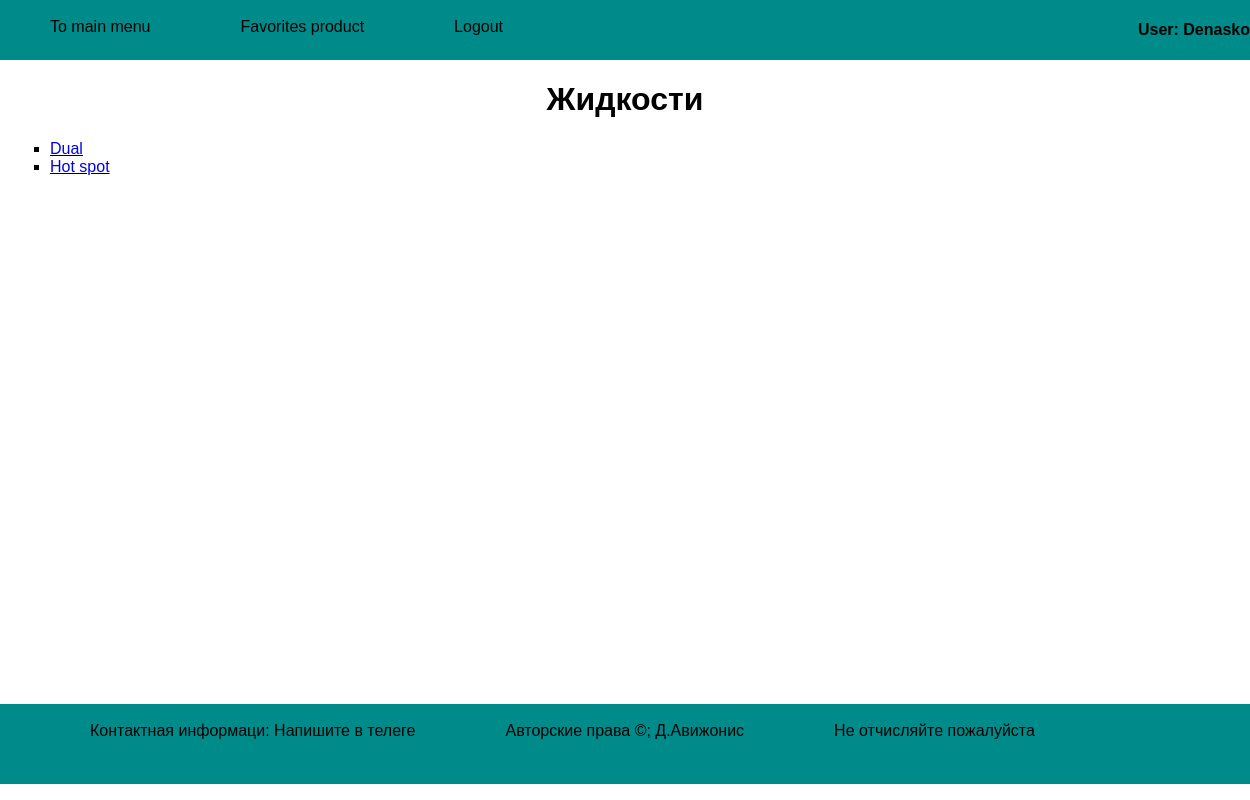
The app's page /category/Жидкости (signed in) with its own data.
### tables this page shows
CREATE TABLE category
(id INTEGER PRIMARY KEY AUTOINCREMENT,
name VARCHAR(50));

CREATE TABLE product
                        (id INTEGER PRIMARY KEY AUTOINCREMENT,
                        name VARCHAR(50),
                        description VARCHAR(200),
                        category_id INTEGER,
                        like_count INTEGER,
						FOREIGN KEY (category_id) REFERENCES category (id) ON DELETE CASCADE
						);

### my_store.py (the view)
@app.route('/category/<category_name>')
def show_category(category_name: str):
    category = category_name
    products = load_product_category(category)
    category_name = products.pop()
    return render_template('category.html', products=products, auth=session['is_auth'],
                           title=category_name, menu=['Authorization', 'Login'])

### my_store.py (called while the page is built)
def load_product_category(category_name: str) -> list:
    with sqlite3.connect(PATH) as conn:
        cur = conn.execute("""SELECT product.id,product.name,product.description,product.category_id,
                        product.like_count,category.name
                        FROM category JOIN product
                        on category.id=product.category_id
                        where category.name=?""", (category_name,))
        result = []
        for i in cur.fetchall():
            result.append(Product(id=i[0], name=i[1], description=i[2], category_id=i[3], like_count=i[4]))
        category_name = i[5]
        result.append(category_name)
    return result

### templates/category.html
{% extends 'base.html' %}
{% block content %}
{{ super() }}
        <ul type=square>
            {% for pr in products %}
                <li><u><a href='/product/{{pr.name}}'>{{pr.name}}</a></u></li>
            {% endfor %}
        </ul>
{% endblock %}

### templates/base.html (shortened to what this page needs)
<!DOCTYPE html>
<html>
<head>
    <link type="text/css" href="{{url_for('static', filename='css/style.css')}}" rel="stylesheet"/>
</head>
<body>
{% block content -%}
         {%- block mainmenu -%}
<ul class="mainmenu">
         <li><a href="/">To main menu</a></li>
         <li><a href="/favorites">Favorites product</a></li>
         {% if auth == False -%}
            {% for m in menu -%}
                <li><a href="/{{m.lower()}}">{{m}}</a></li>
         {% endfor -%}
         {% else -%}
            <li><a href="/logout">Logout</a></li>
            <h4 align="right">User: {{auth.title()}}</h4>
         {% endif -%}
         {% endblock mainmenu -%}
</ul>
<div class="content">
         {% if title -%}
<h1 align="center">{{title}}</h1>
         {% else -%}
<h1>All products</h1>
         {% endif -%}
{% endblock -%}
    </div>
 <ul  class="footer">
            {% for m in ['Контактная информаци: Напишите в телеге','Авторские права ©; Д.Авижонис','Не отчисляйте пожалуйста'] -%}
             <li>{{m}}</li>
                {% endfor %}
  </ul>
</body>
</html>

### static/css/style.css (style rules this page uses)
html, body { font-family:'Arial'; margin: 0; height: 100%; width: 100%; }
a { color: : #0059b2; text-decoration: none; }
ul.mainmenu { list-style: none; background: #008B8B; height: 60px; margin: 0; padding: 0; color: #000000; font-family: 20px; overflow: hidden; }
ul.mainmenu li { float: left; margin: 18px 40px 0 50px; }
ul.mainmenu li a { color: #000000; text-decoration: none; }
div.content { margin: 10px; }
ul.footer { position: absolute; left: 0; bottom: 0; width: 100%; height: 80px; list-style: none; background: #008B8B; color: #000000; font-family: 20px; overflow: hidden; }
ul.footer li { float: left; margin: 18px 40px 0 50px; }

### records on screen
category: name "Жидкости"
product: name "Dual"
product: name "Hot spot"

### other values on screen
{{ auth.title() }} "Denasko"
{{ m }} "Контактная информаци: Напишите в телеге" "Авторские права ©; Д.Авижонис" "Не отчисляйте пожалуйста"
